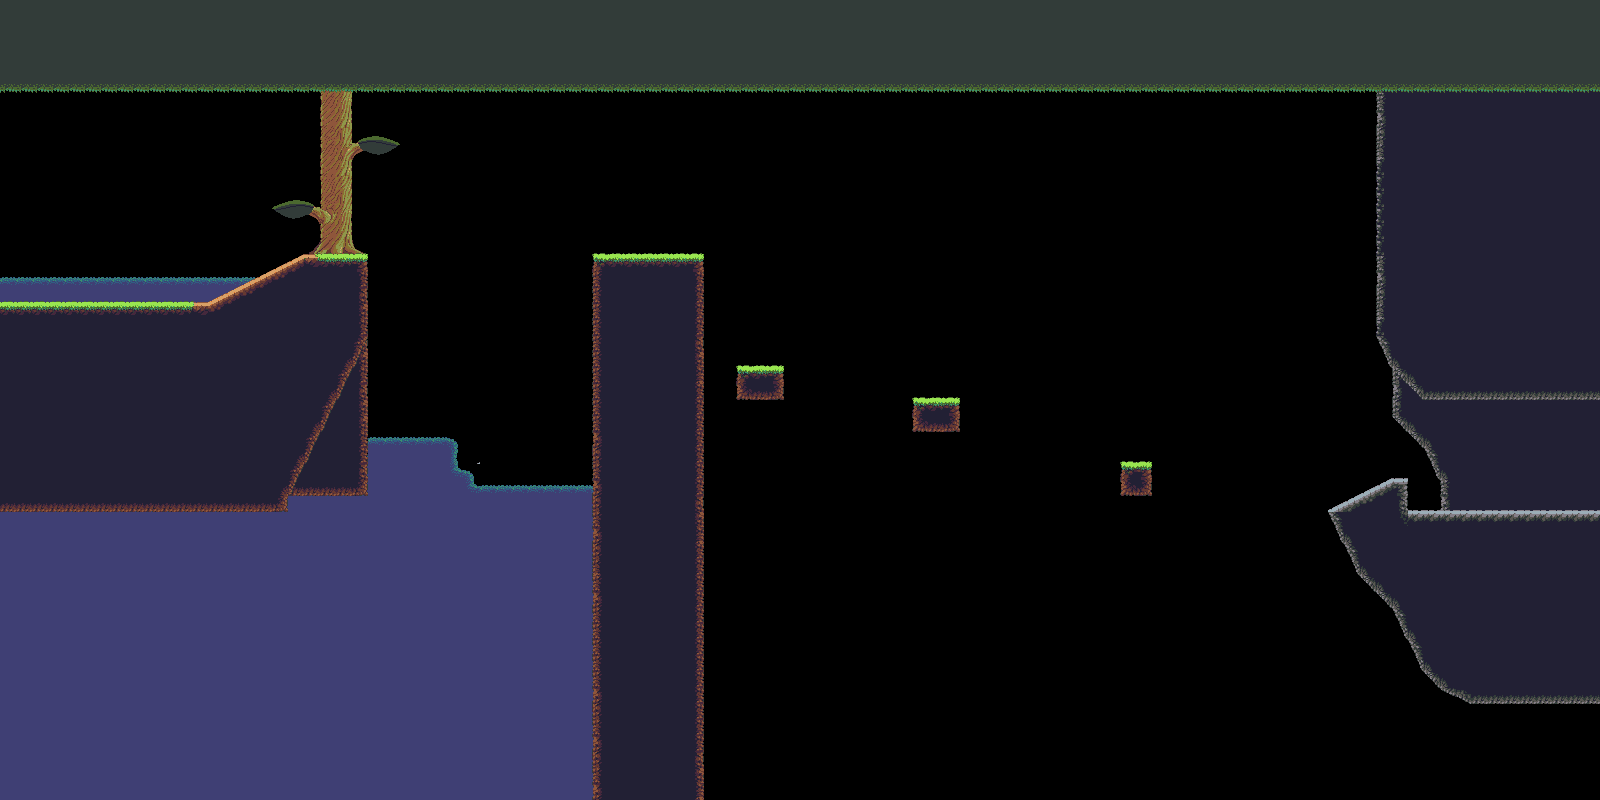

Rendered tile map (Tiled .tmx) drawn with the repository's tilesets; below, a short description and the map source with its tile grids summarised:
An orthogonal 100x50 tile map with 16x16 px tiles, 4 tile layers (Tile Layer 4, Tile Layer 3, Tile Layer 2, Tile Layer 1) and 33 objects (6x coin, 2x plat, 2x slope, hint Press I to switch characters., hint Hold space to glide.).

<map version="1.0" orientation="orthogonal" renderorder="right-down" width="100" height="50" tilewidth="16" tileheight="16" nextobjectid="122">
 <tileset firstgid="1" name="Jungle_terrainwater" tilewidth="16" tileheight="16" spacing="2" margin="1">
  <image source="tilesets/Jungle_terrainwater.png" width="504" height="270" />
 </tileset>
 <layer name="Tile Layer 4" width="100" height="50">
  <data>[5000 cells, 1118 non-empty, 52 distinct tile ids]</data>
 </layer>
 <layer name="Tile Layer 3" width="100" height="50">
  <data>[5000 cells, 977 non-empty, 46 distinct tile ids]</data>
 </layer>
 <layer name="Tile Layer 2" width="100" height="50">
  <data>[5000 cells, 1009 non-empty, 22 distinct tile ids]</data>
 </layer>
 <layer name="Tile Layer 1" width="100" height="50">
  <data>[5000 cells, 0 non-empty, 0 distinct tile ids]</data>
 </layer>
 <objectgroup name="Collisions">
  <object id="78" x="303.989" y="256.133" width="64" height="80" />
  <object id="79" x="592" y="256" width="112" height="624" />
  <object id="80" x="736" y="368" width="48" height="32" />
  <object id="81" x="912" y="400" width="48" height="32" />
  <object id="82" x="1120" y="464" width="32" height="32" />
  <object id="83" x="1392" y="480" width="16" height="32" />
  <object id="84" x="0" y="304" width="208" height="192" />
  <object id="85" x="208" y="480" width="80" height="16" />
  <object id="86" x="1328" y="512" width="80" height="16" />
  <object id="87" x="1344" y="528" width="64" height="16" />
  <object id="88" x="1360" y="544" width="48" height="16" />
  <object id="89" x="1377" y="-66" width="488.97" height="144" />
  <object id="90" name="plat" x="271.875" y="208.062">
   <polyline points="0,0 48.125,-0.0625" />
  </object>
  <object id="91" name="plat" x="352.818" y="144.182">
   <polyline points="0,0 47.1818,-0.181818" />
  </object>
  <object id="92" name="slope" x="208" y="304">
   <polyline points="0,0 96,-48" />
  </object>
  <object id="93" name="slope" x="1328" y="512">
   <polyline points="0,0 64,-32" />
  </object>
  <object id="94" x="1376" y="80" width="224" height="256" />
  <object id="95" x="1392" y="336" width="208" height="16" />
  <object id="96" x="1392" y="352" width="208" height="16" />
  <object id="97" x="1408" y="368" width="192" height="16" />
  <object id="98" x="1424" y="384" width="192" height="16" />
  <object id="99" x="208" y="368" width="160" height="112" />
  <object id="100" x="288" y="464" width="80" height="32" />
  <object id="101" x="0" y="496" width="288" height="16" />
  <object id="103" x="1408" y="512" width="192" height="128" />
 </objectgroup>
 <objectgroup name="Entities">
  <object id="104" name="hint Press I to switch characters." x="4" y="199" width="179" height="98" />
  <object id="105" name="hint Hold space to glide." x="290" y="91" width="304" height="159" />
  <object id="109" name="coin" x="300" y="186" />
  <object id="110" name="coin" x="387" y="126" />
  <object id="111" name="coin" x="944" y="379" />
  <object id="112" name="coin" x="1148" y="443" />
  <object id="114" name="coin" x="1469" y="479" />
  <object id="120" name="coin" x="1557" y="479" />
 </objectgroup>
</map>
